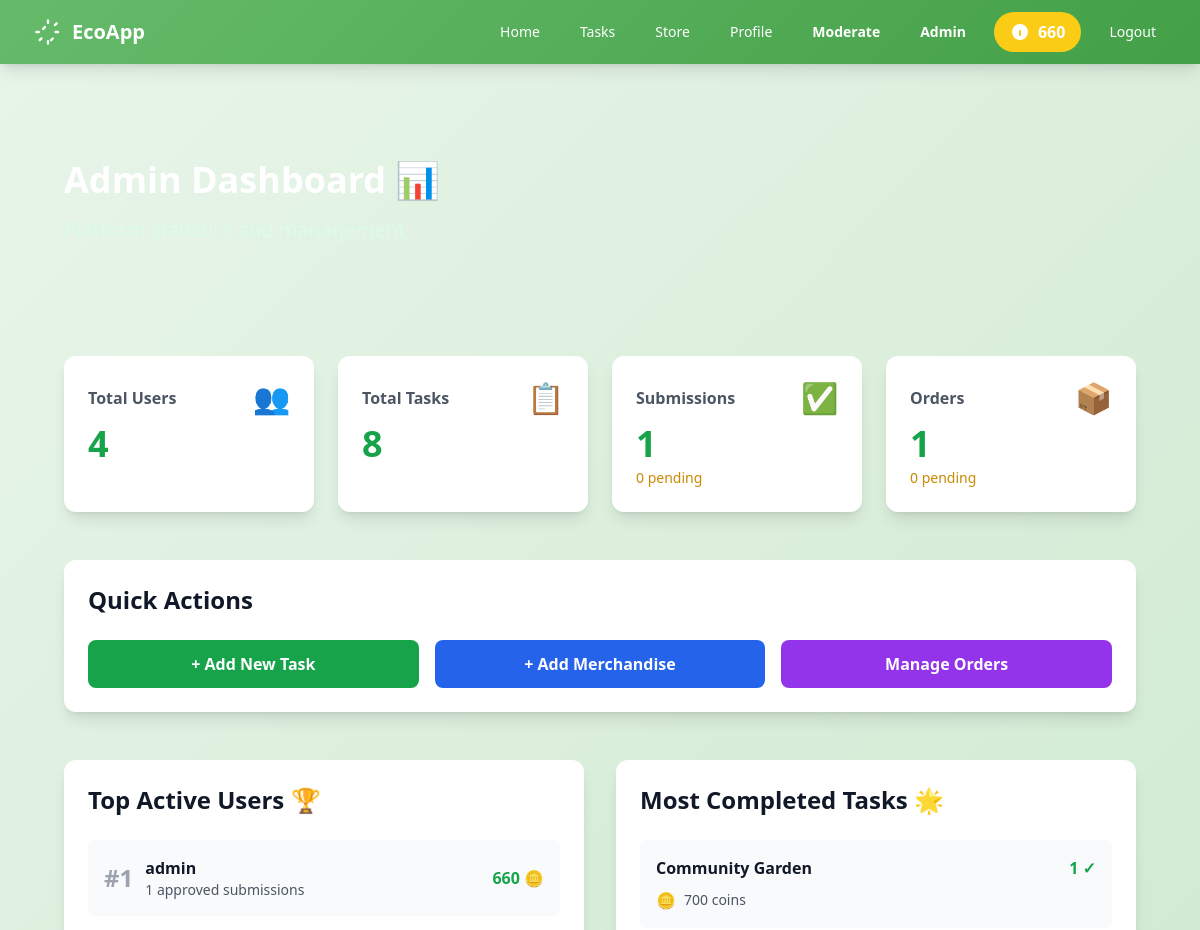
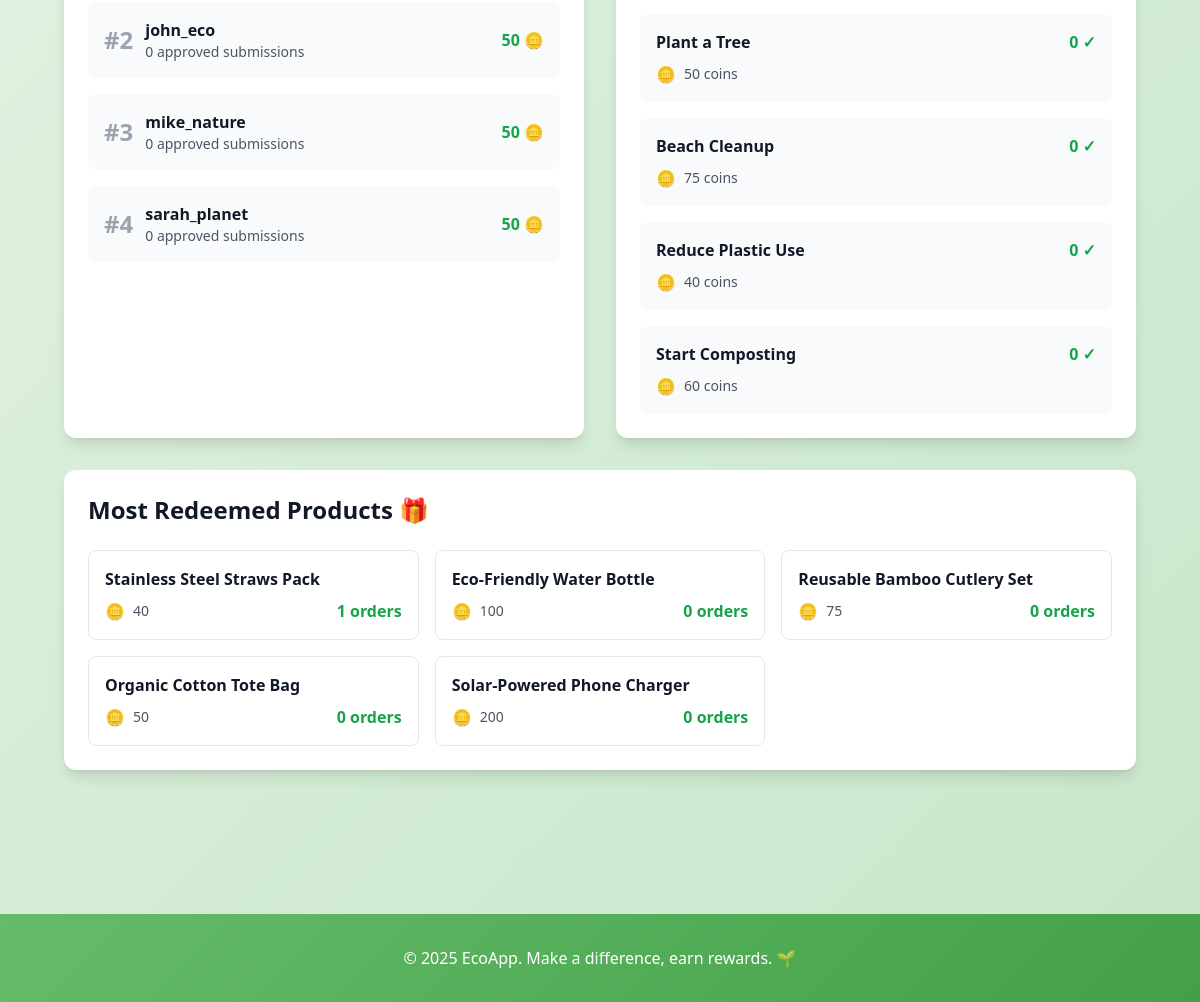
/admin-dashboard/ (signed in), run on the app's committed database (2 pictures, top to bottom).
### eco/models.py (models this page shows, shortened)
class UserProfile(models.Model):
    user = models.OneToOneField(User, on_delete=models.CASCADE, related_name='profile')
    photo = models.ImageField(upload_to='profile_photos/', blank=True, null=True)
    location = models.CharField(max_length=100, blank=True)
    age = models.PositiveIntegerField(blank=True, null=True)
    bio = models.TextField(blank=True)
    coin_balance = models.IntegerField(default=0)

class EcoTask(models.Model):
    title = models.CharField(max_length=200)
    description = models.TextField()
    coin_reward = models.IntegerField(default=10)
    deadline = models.DateTimeField(blank=True, null=True)
    example_photo = models.ImageField(upload_to='task_examples/', blank=True, null=True)
    created_at = models.DateTimeField(auto_now_add=True)
    is_active = models.BooleanField(default=True)
    class Meta:
        ordering = ['-created_at']

class MerchItem(models.Model):
    name = models.CharField(max_length=200)
    description = models.TextField()
    image = models.ImageField(upload_to='merchandise/')
    coin_cost = models.IntegerField()
    available = models.BooleanField(default=True)
    stock_quantity = models.IntegerField(default=100)
    created_at = models.DateTimeField(auto_now_add=True)
    class Meta:
        ordering = ['coin_cost']

### eco/views.py (the view)
# urls.py: path('admin-dashboard/', views.admin_dashboard, name='admin_dashboard'),
@login_required
@user_passes_test(is_moderator)
def admin_dashboard(request):
    from django.contrib.auth.models import User
    top_users = User.objects.annotate(
        submission_count=Count('submissions', filter=Q(submissions__status='approved'))  # FIXED
    ).order_by('-submission_count')[:5]
    top_tasks = EcoTask.objects.annotate(
        completion_count=Count('submissions', filter=Q(submissions__status='approved'))  # FIXED
    ).order_by('-completion_count')[:5]
    top_items = MerchItem.objects.annotate(
        order_count=Count('order')
    ).order_by('-order_count')[:5]
    total_users = User.objects.count()
    total_tasks = EcoTask.objects.count()
    total_submissions = TaskSubmission.objects.count()
    pending_submissions = TaskSubmission.objects.filter(status='pending').count()
    total_orders = Order.objects.count()
    pending_orders = Order.objects.filter(status='pending').count()
    context = {
        'top_users': top_users,
        'top_tasks': top_tasks,
        'top_items': top_items,
        'total_users': total_users,
        'total_tasks': total_tasks,
        'total_submissions': total_submissions,
        'pending_submissions': pending_submissions,
        'total_orders': total_orders,
        'pending_orders': pending_orders,
    }
    return render(request, 'eco/admin_dashboard.html', context)

### eco/views.py (called while the page is built)
def is_moderator(user):
    return user.is_staff or user.is_superuser

### eco/templates/eco/admin_dashboard.html (shortened to what this page needs)
{% extends 'eco/base.html' %}
{% block content %}
<div class="gradient-green text-white py-16">
    <div class="max-w-7xl mx-auto px-4 sm:px-6 lg:px-8">
        <h1 class="text-4xl font-bold mb-4" data-aos="fade-up">Admin Dashboard 📊</h1>
        <p class="text-xl text-green-100" data-aos="fade-up" data-aos-delay="100">
        </p>
    </div>
</div>
<div class="max-w-7xl mx-auto px-4 sm:px-6 lg:px-8 py-12">
    <div class="grid grid-cols-1 md:grid-cols-2 lg:grid-cols-4 gap-6 mb-12">
        <div class="bg-white rounded-xl shadow-lg p-6" data-aos="fade-up">
            <div class="flex items-center justify-between mb-2">
                <h3 class="text-gray-600 font-semibold">Total Users</h3>
                <span class="text-3xl">👥</span>
            </div>
            <p class="text-4xl font-bold text-green-600">{{ total_users }}</p>
        </div>
        <div class="bg-white rounded-xl shadow-lg p-6" data-aos="fade-up" data-aos-delay="50">
            <div class="flex items-center justify-between mb-2">
                <h3 class="text-gray-600 font-semibold">Total Tasks</h3>
                <span class="text-3xl">📋</span>
            </div>
            <p class="text-4xl font-bold text-green-600">{{ total_tasks }}</p>
        </div>
        <div class="bg-white rounded-xl shadow-lg p-6" data-aos="fade-up" data-aos-delay="100">
            <div class="flex items-center justify-between mb-2">
                <h3 class="text-gray-600 font-semibold">Submissions</h3>
                <span class="text-3xl">✅</span>
            </div>
            <p class="text-4xl font-bold text-green-600">{{ total_submissions }}</p>
            <p class="text-sm text-yellow-600 mt-1">{{ pending_submissions }} pending</p>
        </div>
        <div class="bg-white rounded-xl shadow-lg p-6" data-aos="fade-up" data-aos-delay="150">
            <div class="flex items-center justify-between mb-2">
                <h3 class="text-gray-600 font-semibold">Orders</h3>
                <span class="text-3xl">📦</span>
            </div>
            <p class="text-4xl font-bold text-green-600">{{ total_orders }}</p>
            <p class="text-sm text-yellow-600 mt-1">{{ pending_orders }} pending</p>
        </div>
    </div>
    <div class="bg-white rounded-xl shadow-lg p-6 mb-12" data-aos="fade-up">
        <h2 class="text-2xl font-bold mb-6 text-gray-900">Quick Actions</h2>
        <div class="grid grid-cols-1 md:grid-cols-3 gap-4">
            <a href="/admin/eco/ecotask/add/" class="bg-green-600 hover:bg-green-700 text-white py-3 px-6 rounded-lg font-semibold text-center transition">
                + Add New Task
            </a>
            <a href="/admin/eco/merchitem/add/" class="bg-blue-600 hover:bg-blue-700 text-white py-3 px-6 rounded-lg font-semibold text-center transition">
                + Add Merchandise
            </a>
            <a href="{% url 'manage_orders' %}" class="bg-purple-600 hover:bg-purple-700 text-white py-3 px-6 rounded-lg font-semibold text-center transition">
                Manage Orders
            </a>
        </div>
    </div>
    <div class="grid grid-cols-1 lg:grid-cols-2 gap-8">
        <div class="bg-white rounded-xl shadow-lg p-6" data-aos="fade-up">
            <h2 class="text-2xl font-bold mb-6 text-gray-900">Top Active Users 🏆</h2>
            {% if top_users %}
                <div class="space-y-4">
                    {% for user in top_users %}
                        <div class="flex items-center justify-between p-4 bg-gray-50 rounded-lg">
                            <div class="flex items-center space-x-3">
                                <span class="text-2xl font-bold text-gray-400">#{{ forloop.counter }}</span>
                                <div>
                                    <p class="font-semibold text-gray-900">{{ user.username }}</p>
                                    <p class="text-sm text-gray-600">{{ user.submission_count }} approved submissions</p>
                                </div>
                            </div>
                            <span class="text-green-600 font-bold">{{ user.profile.coin_balance }} 🪙</span>
                        </div>
                    {% endfor %}
                </div>
            {% else %}
                <p class="text-gray-600 text-center py-8">No data available</p>
            {% endif %}
        </div>
        <div class="bg-white rounded-xl shadow-lg p-6" data-aos="fade-up" data-aos-delay="100">
            <h2 class="text-2xl font-bold mb-6 text-gray-900">Most Completed Tasks 🌟</h2>
            {% if top_tasks %}
                <div class="space-y-4">
                    {% for task in top_tasks %}
                        <div class="p-4 bg-gray-50 rounded-lg">
                            <div class="flex items-start justify-between mb-2">
                                <h3 class="font-semibold text-gray-900 flex-1">{{ task.title }}</h3>
                                <span class="text-green-600 font-bold ml-2">{{ task.completion_count }} ✓</span>
                            </div>
                            <div class="flex items-center space-x-2">
                                <span class="text-yellow-500">🪙</span>
                                <span class="text-sm text-gray-600">{{ task.coin_reward }} coins</span>
                            </div>
                        </div>
                    {% endfor %}
                </div>
            {% else %}
                <p class="text-gray-600 text-center py-8">No data available</p>
            {% endif %}
        </div>
        <div class="bg-white rounded-xl shadow-lg p-6 lg:col-span-2" data-aos="fade-up" data-aos-delay="200">
            <h2 class="text-2xl font-bold mb-6 text-gray-900">Most Redeemed Products 🎁</h2>
            {% if top_items %}
                <div class="grid grid-cols-1 md:grid-cols-3 gap-4">
                    {% for item in top_items %}
                        <div class="border border-gray-200 rounded-lg p-4">
                            <h3 class="font-semibold text-gray-900 mb-2">{{ item.name }}</h3>
                            <div class="flex items-center justify-between">
                                <div class="flex items-center space-x-2">
                                    <span class="text-yellow-500">🪙</span>
                                    <span class="text-sm text-gray-600">{{ item.coin_cost }}</span>
                                </div>
                                <span class="text-green-600 font-bold">{{ item.order_count }} orders</span>
                            </div>
                        </div>
                    {% endfor %}
                </div>
            {% else %}
                <p class="text-gray-600 text-center py-8">No data available</p>
            {% endif %}
        </div>
    </div>
</div>
{% endblock %}

### eco/templates/eco/base.html (shortened to what this page needs)
<!DOCTYPE html>
<html lang="en">
<head>
    <script src="https://cdn.tailwindcss.com"></script>
</head>
<body>
    <nav class="gradient-primary shadow-lg sticky top-0 z-50">
        <div class="max-w-7xl mx-auto px-4 sm:px-6 lg:px-8">
            <div class="flex justify-between items-center h-16">
                <div class="flex items-center">
                    <a href="{% url 'home' %}" class="flex items-center space-x-2">
                        <span class="text-white text-xl font-bold">EcoApp</span>
                    </a>
                </div>
                <div class="desktop-menu hidden md:flex items-center space-x-4">
                    {% if user.is_authenticated %}
                        <a href="{% url 'home' %}" class="text-white hover:text-green-100 px-3 py-2 rounded-md text-sm font-medium transition">Home</a>
                        <a href="{% url 'tasks' %}" class="text-white hover:text-green-100 px-3 py-2 rounded-md text-sm font-medium transition">Tasks</a>
                        <a href="{% url 'store' %}" class="text-white hover:text-green-100 px-3 py-2 rounded-md text-sm font-medium transition">Store</a>
                        <a href="{% url 'profile' %}" class="text-white hover:text-green-100 px-3 py-2 rounded-md text-sm font-medium transition">Profile</a>
                        {% if user.is_staff %}
                            <a href="{% url 'moderation_dashboard' %}" class="text-yellow-300 hover:text-yellow-100 px-3 py-2 rounded-md text-sm font-bold transition">
                                Moderate
                            </a>
                        {% endif %}
                        {% if user.is_superuser %}
                            <a href="{% url 'admin_dashboard' %}" class="text-yellow-300 hover:text-yellow-100 px-3 py-2 rounded-md text-sm font-bold transition">
                                Admin
                            </a>
                        {% endif %}
                        <div class="bg-yellow-400 text-green-900 px-4 py-2 rounded-full font-bold flex items-center space-x-2">
                            <svg class="w-5 h-5" fill="currentColor" viewBox="0 0 20 20">
                                <path d="M10 2a8 8 0 100 16 8 8 0 000-16zM9 9a1 1 0 112 0v4a1 1 0 11-2 0V9zm1-5a1 1 0 100 2 1 1 0 000-2z"/>
                            </svg>
                            <span>{{ user.profile.coin_balance|default:0 }}</span>
                        </div>
                        <a href="{% url 'logout' %}" class="text-white hover:text-red-200 px-3 py-2 rounded-md text-sm font-medium transition">Logout</a>
                    {% else %}
                        <a href="{% url 'login' %}" class="text-white hover:text-green-100 px-3 py-2 rounded-md text-sm font-medium transition">Login</a>
                        <a href="{% url 'signup' %}" class="bg-white text-green-700 hover:bg-green-50 px-4 py-2 rounded-full text-sm font-medium transition">Sign Up</a>
                    {% endif %}
                </div>
            </div>
        </div>
    </nav>
    <main class="max-w-7xl mx-auto px-4 sm:px-6 lg:px-8 py-8">
        {% block content %}{% endblock %}
    </main>
    <footer class="gradient-primary text-white mt-16 py-8">
        <div class="max-w-7xl mx-auto px-4 sm:px-6 lg:px-8 text-center">
            <p class="text-white">&copy; 2025 EcoApp. Make a difference, earn rewards. 🌱</p>
        </div>
    </footer>
</body>
</html>

### eco/templates/eco/base.html (style rules this page uses)
body { background: linear-gradient(135deg, #E8F5E9 0%, #C8E6C9 100%); min-height: 100vh; color: #1F2937; }
.gradient-primary { background: linear-gradient(135deg, #66BB6A 0%, #43A047 100%); color: white !important; }
.gradient-primary * { color: white !important; }

### data on the page
EcoTask: title "Community Garden", completion_count "1", coin_reward "700"
EcoTask: title "Plant a Tree", completion_count "0", coin_reward "50"
EcoTask: title "Beach Cleanup", completion_count "0", coin_reward "75"
EcoTask: title "Reduce Plastic Use", completion_count "0", coin_reward "40"
EcoTask: title "Start Composting", completion_count "0", coin_reward "60"
MerchItem: name "Stainless Steel Straws Pack", coin_cost "40", order_count "1"
MerchItem: name "Eco-Friendly Water Bottle", coin_cost "100", order_count "0"
MerchItem: name "Reusable Bamboo Cutlery Set", coin_cost "75", order_count "0"
MerchItem: name "Organic Cotton Tote Bag", coin_cost "50", order_count "0"
MerchItem: name "Solar-Powered Phone Charger", coin_cost "200", order_count "0"

### other printed values
{{ user.profile.coin_balance|default:0 }} "660"
{{ total_users }} "4"
{{ total_tasks }} "8"
{{ total_submissions }} "1"
{{ pending_submissions }} "0"
{{ total_orders }} "1"
{{ pending_orders }} "0"
{{ user.username }} "admin"
{{ user.submission_count }} "1"
{{ user.profile.coin_balance }} "660"
{{ user.username }} "john_eco"
{{ user.submission_count }} "0"
{{ user.profile.coin_balance }} "50"
{{ user.username }} "mike_nature"
{{ user.username }} "sarah_planet"
